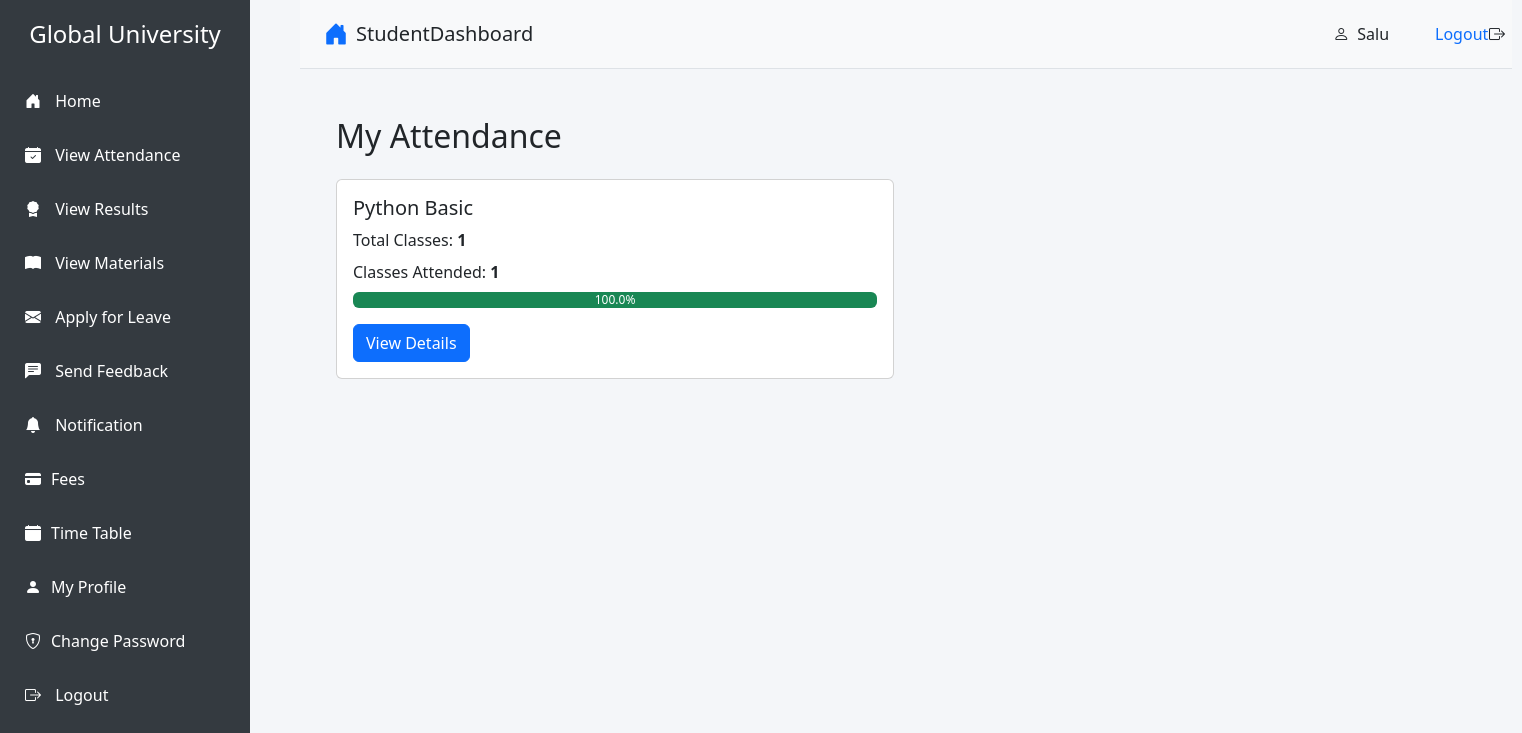
/student/view-attendance/ (signed in), run on an earlier commit of the app's database.
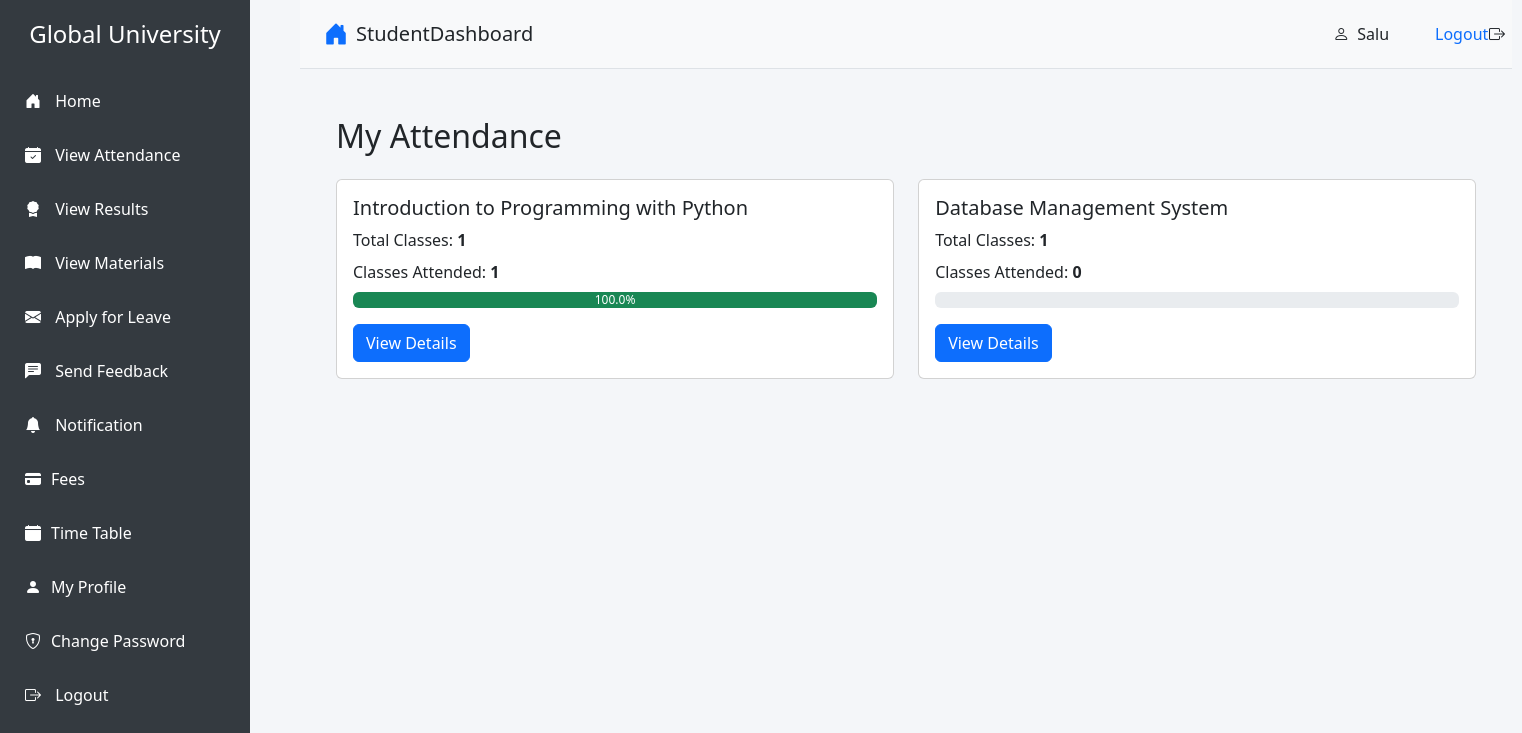
And on a later commit of the database.
### student/models.py (models this page shows, shortened)
class Subject(models.Model):
    name = models.CharField(max_length=100, unique=True)
    description = models.TextField()
    course = models.ForeignKey(Course, on_delete=models.CASCADE, default=1) #need to give defauult course
    staff= models.ForeignKey(Staff, on_delete=models.CASCADE)

### student/views.py (the view)
# urls.py: path('view-attendance/', views.view_attendance, name='view_attendance'),
@login_required
def view_attendance(request):
    student = request.user.student
    attendance_reports = AttendanceReport.objects.filter(student=student).select_related(
        'attendance__subject', 'attendance__session_year'
    ).order_by('-attendance__attendance_date')
    subjects = Subject.objects.filter(course=student.course)
    attendance_by_subject = {}
    for subject in subjects:
        subject_attendance = attendance_reports.filter(attendance__subject=subject)
        if subject_attendance.exists():
            total_classes = subject_attendance.count()
            present_count = subject_attendance.filter(status=True).count()
            attendance_percentage = (present_count / total_classes) * 100 if total_classes > 0 else 0
            attendance_by_subject[subject] = {
                'total_classes': total_classes,
                'present_count': present_count,
                'attendance_percentage': round(attendance_percentage, 2),
                'attendance_records': subject_attendance
            }
    context = {
        'attendance_by_subject': attendance_by_subject,
        'student': student
    }
    return render(request, 'student/view_attendance.html', context)

### templates/student/view_attendance.html (shortened to what this page needs)
{% extends 'student/base.html' %}
{% block content %}
<div class="container mt-4">
    <h2 class="mb-4">My Attendance</h2>
    {% if attendance_by_subject %}
        <div class="row">
            {% for subject, data in attendance_by_subject.items %}
                <div class="col-md-6 mb-4">
                    <div class="card">
                        <div class="card-body">
                            <h5 class="card-title">{{ subject.name }}</h5>
                            <div class="attendance-stats">
                                <p class="mb-2">
                                    Total Classes: <strong>{{ data.total_classes }}</strong>
                                </p>
                                <p class="mb-2">
                                    Classes Attended: <strong>{{ data.present_count }}</strong>
                                </p>
                                <div class="progress mb-3">
                                    <div class="progress-bar {% if data.attendance_percentage >= 75 %}bg-success{% elif data.attendance_percentage >= 60 %}bg-warning{% else %}bg-danger{% endif %}"
                                         role="progressbar"
                                         style="width: {{ data.attendance_percentage }}%"
                                         aria-valuenow="{{ data.attendance_percentage }}"
                                         aria-valuemin="0"
                                         aria-valuemax="100">
                                        {{ data.attendance_percentage }}%
                                    </div>
                                </div>
                            </div>
                            <a href="{% url 'student:attendance_detail' %}?subject={{ subject.id }}"
                               class="btn btn-primary">View Details</a>
                        </div>
                    </div>
                </div>
            {% endfor %}
        </div>
    {% else %}
        <div class="alert alert-info">
            No attendance records found.
        </div>
    {% endif %}
</div>
{% endblock %}

What changed in the data, as far as the page shows it:
removed Subject: name "Python Basic", total_classes "1", present_count "1", attendance_percentage "100.0"
added Subject: name "Introduction to Programming with Python", total_classes "1", present_count "1", attendance_percentage "100.0"
added Subject: name "Database Management System", total_classes "1", present_count "0"
